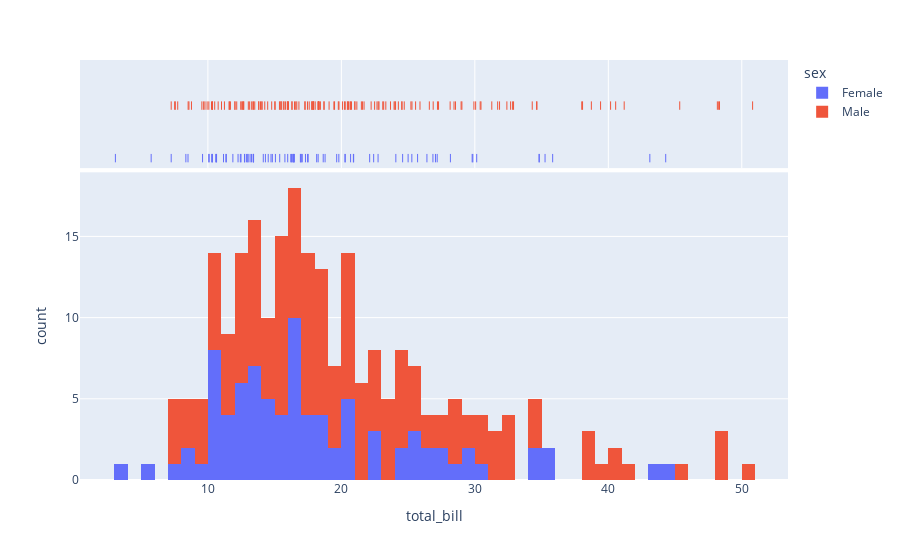

The notebook cell this image was saved under:
### Code cell
# Add Colors and Change Bar Mode
hist = px.histogram(df, x = 'total_bill', nbins = 50 , color='sex',
                    
                   marginal = 'rug', # 'box', 'violin','histogram', 'rug'
                   )

hist.show()

### Figure 1 — Plotly figure (JSON) as saved in the notebook; plotly's stock layout.template omitted (floating-point values rounded to 4 significant figures; data arrays with more than 128 entries replaced by an {"elided": "..."} marker saying what was removed)
{"data": [{"alignmentgroup": "True", "bingroup": "x", "hovertemplate": "sex=Female<br>total_bill=%{x}<br>count=%{y}<extra></extra>", "legendgroup": "Female", "marker": {"color": "#636efa", "pattern": {"shape": ""}}, "name": "Female", "nbinsx": 50, "offsetgroup": "Female", "orientation": "v", "showlegend": true, "type": "histogram", "x": [16.99, 24.59, 35.26, 14.83, 10.33, 16.97, 20.29, 15.77, 19.65, 15.06, 20.69, 16.93, 10.29, 34.81, 26.41, 16.45, 3.07, 17.07, 26.86, 25.28, 14.73, 10.07, 34.83, 5.75, 16.32, 22.75, 11.35, 15.38, 44.3, 22.42, 20.92, 14.31, 7.25, 25.71, 17.31, 10.65, 12.43, 24.08, 13.42, 12.48, 29.8, 14.52, 11.38, 20.27, 11.17, 12.26, 18.26, 8.51, 10.33, 14.15, 13.16, 17.47, 27.05, 16.43, 8.35, 18.64, 11.87, 29.85, 25, 13.39, 16.21, 17.51, 10.59, 10.63, 9.6, 20.9, 18.15, 19.81, 43.11, 13, 12.74, 13, 16.4, 16.47, 12.76, 13.27, 28.17, 12.9, 30.14, 13.42, 15.98, 16.27, 10.09, 22.12, 35.83, 27.18, 18.78], "xaxis": "x", "yaxis": "y"}, {"alignmentgroup": "True", "boxpoints": "all", "fillcolor": "rgba(255,255,255,0)", "hoveron": "points", "hovertemplate": "sex=Female<br>total_bill=%{x}<extra></extra>", "jitter": 0, "legendgroup": "Female", "line": {"color": "rgba(255,255,255,0)"}, "marker": {"color": "#636efa", "symbol": "line-ns-open"}, "name": "Female", "offsetgroup": "Female", "showlegend": false, "type": "box", "x": [16.99, 24.59, 35.26, 14.83, 10.33, 16.97, 20.29, 15.77, 19.65, 15.06, 20.69, 16.93, 10.29, 34.81, 26.41, 16.45, 3.07, 17.07, 26.86, 25.28, 14.73, 10.07, 34.83, 5.75, 16.32, 22.75, 11.35, 15.38, 44.3, 22.42, 20.92, 14.31, 7.25, 25.71, 17.31, 10.65, 12.43, 24.08, 13.42, 12.48, 29.8, 14.52, 11.38, 20.27, 11.17, 12.26, 18.26, 8.51, 10.33, 14.15, 13.16, 17.47, 27.05, 16.43, 8.35, 18.64, 11.87, 29.85, 25, 13.39, 16.21, 17.51, 10.59, 10.63, 9.6, 20.9, 18.15, 19.81, 43.11, 13, 12.74, 13, 16.4, 16.47, 12.76, 13.27, 28.17, 12.9, 30.14, 13.42, 15.98, 16.27, 10.09, 22.12, 35.83, 27.18, 18.78], "xaxis": "x2", "yaxis": "y2"}, {"alignmentgroup": "True", "bingroup": "x", "hovertemplate": "sex=Male<br>total_bill=%{x}<br>count=%{y}<extra></extra>", "legendgroup": "Male", "marker": {"color": "#EF553B", "pattern": {"shape": ""}}, "name": "Male", "nbinsx": 50, "offsetgroup": "Male", "orientation": "v", "showlegend": true, "type": "histogram", "x": {"elided": "157 float values"}, "xaxis": "x", "yaxis": "y"}, {"alignmentgroup": "True", "boxpoints": "all", "fillcolor": "rgba(255,255,255,0)", "hoveron": "points", "hovertemplate": "sex=Male<br>total_bill=%{x}<extra></extra>", "jitter": 0, "legendgroup": "Male", "line": {"color": "rgba(255,255,255,0)"}, "marker": {"color": "#EF553B", "symbol": "line-ns-open"}, "name": "Male", "offsetgroup": "Male", "showlegend": false, "type": "box", "x": {"elided": "157 float values"}, "xaxis": "x2", "yaxis": "y2"}], "layout": {"barmode": "relative", "legend": {"title": {"text": "sex"}, "tracegroupgap": 0}, "margin": {"t": 60}, "xaxis": {"anchor": "y", "domain": [0, 1], "title": {"text": "total_bill"}}, "xaxis2": {"anchor": "y2", "domain": [0, 1], "matches": "x", "showgrid": true, "showticklabels": false}, "yaxis": {"anchor": "x", "domain": [0, 0.7326], "title": {"text": "count"}}, "yaxis2": {"anchor": "x2", "domain": [0.7426, 1], "matches": "y2", "showgrid": false, "showline": false, "showticklabels": false, "ticks": ""}}}
